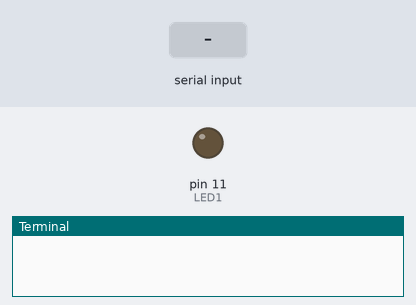
Bench run of a program on a simulated Raspberry Pi (header pin numbers). Shown: output pins drawn as LEDs (lit = HIGH), the last lines printed to the terminal. The inputs (shaded band) are chosen by the test bench.

Above: at 1.2 s.
1.3 s: "1" typed at the terminal, then Enter
At 2.1 s:
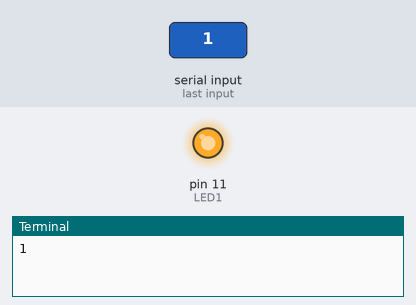
Timing chart, 0 to 4.3 s (numbered marks = the images above; inputs shaded):
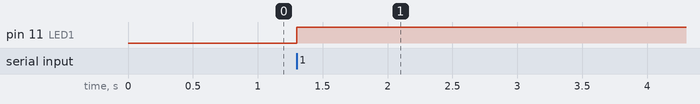

The program:

LEDcontrol.py
```python
import RPi.GPIO as GPIO

import time

LED1 = 11
key = input()


GPIO.setmode(GPIO.BOARD)
GPIO.setup(LED1, GPIO.OUT)

try:
    while 1:
        if key == '1':
            GPIO.output(LED1, GPIO.HIGH)

        elif key == '0':
            GPIO.output(LED1, GPIO.LOW)

except KeyboardInterrupt:
    pass
finally:
    GPIO.cleanup()
```

Measured:
- after the input at 1.3 s, pin 11 (LED1): LOW → HIGH at once
